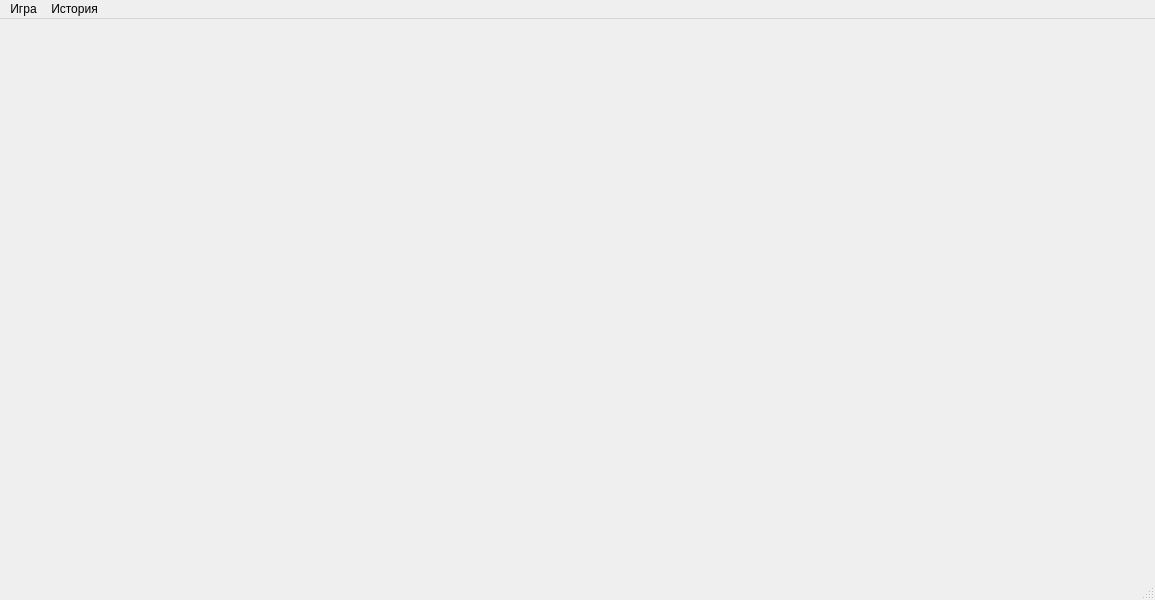
<?xml version="1.0" encoding="UTF-8"?>
<ui version="4.0">
 <class>MainWindow</class>
 <widget class="QMainWindow" name="MainWindow">
  <property name="geometry">
   <rect>
    <x>0</x>
    <y>0</y>
    <width>1155</width>
    <height>600</height>
   </rect>
  </property>
  <property name="windowTitle">
   <string>MainWindow</string>
  </property>
  <widget class="QWidget" name="centralwidget"/>
  <widget class="QMenuBar" name="menubar">
   <property name="geometry">
    <rect>
     <x>0</x>
     <y>0</y>
     <width>1155</width>
     <height>21</height>
    </rect>
   </property>
   <widget class="QMenu" name="game_menu">
    <property name="title">
     <string>Игра</string>
    </property>
   </widget>
   <widget class="QMenu" name="history_menu">
    <property name="title">
     <string>История</string>
    </property>
   </widget>
   <addaction name="game_menu"/>
   <addaction name="history_menu"/>
  </widget>
  <widget class="QStatusBar" name="statusbar"/>
 </widget>
 <resources/>
 <connections/>
</ui>
